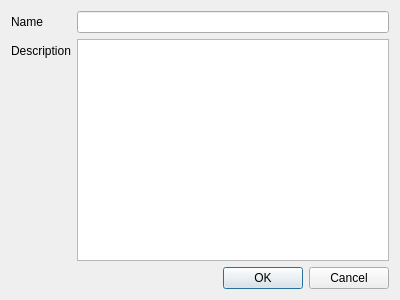
<?xml version="1.0" encoding="UTF-8"?>
<ui version="4.0">
 <class>NewProjectDialog</class>
 <widget class="QDialog" name="NewProjectDialog">
  <property name="geometry">
   <rect>
    <x>0</x>
    <y>0</y>
    <width>400</width>
    <height>300</height>
   </rect>
  </property>
  <property name="windowTitle">
   <string>New Project</string>
  </property>
  <layout class="QFormLayout" name="formLayout">
   <item row="0" column="0">
    <widget class="QLabel" name="name_label">
     <property name="text">
      <string>Name</string>
     </property>
    </widget>
   </item>
   <item row="0" column="1">
    <widget class="QLineEdit" name="name_lineEdit"/>
   </item>
   <item row="1" column="0">
    <widget class="QLabel" name="description_label">
     <property name="text">
      <string>Description</string>
     </property>
    </widget>
   </item>
   <item row="2" column="0" colspan="2">
    <widget class="QDialogButtonBox" name="buttonBox">
     <property name="orientation">
      <enum>Qt::Horizontal</enum>
     </property>
     <property name="standardButtons">
      <set>QDialogButtonBox::Cancel|QDialogButtonBox::Ok</set>
     </property>
    </widget>
   </item>
   <item row="1" column="1">
    <widget class="QPlainTextEdit" name="description_plainTextEdit"/>
   </item>
  </layout>
 </widget>
 <resources/>
 <connections>
  <connection>
   <sender>buttonBox</sender>
   <signal>accepted()</signal>
   <receiver>NewProjectDialog</receiver>
   <slot>accept()</slot>
   <hints>
    <hint type="sourcelabel">
     <x>248</x>
     <y>254</y>
    </hint>
    <hint type="destinationlabel">
     <x>157</x>
     <y>274</y>
    </hint>
   </hints>
  </connection>
  <connection>
   <sender>buttonBox</sender>
   <signal>rejected()</signal>
   <receiver>NewProjectDialog</receiver>
   <slot>reject()</slot>
   <hints>
    <hint type="sourcelabel">
     <x>316</x>
     <y>260</y>
    </hint>
    <hint type="destinationlabel">
     <x>286</x>
     <y>274</y>
    </hint>
   </hints>
  </connection>
 </connections>
</ui>
